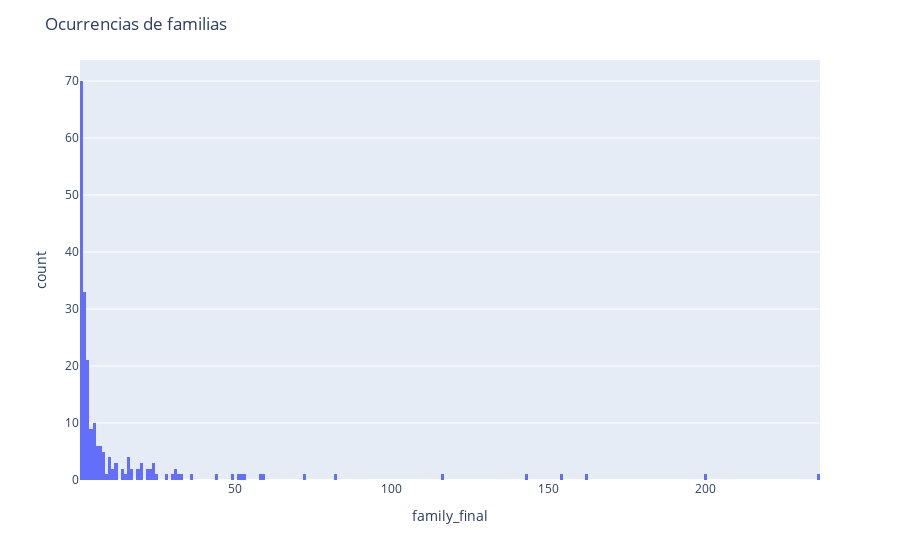

Write notebook code for a chart like this one.
### Code cell
print("Familia: \n\n",data.family_final.value_counts())
px.histogram(data.family_final.value_counts(), nbins = 239, x="family_final").update_layout(title_text="Ocurrencias de familias")

### Figure 1 — Plotly figure (JSON) as saved in the notebook; plotly's stock layout.template omitted (floating-point values rounded to 4 significant figures; data arrays with more than 128 entries replaced by an {"elided": "..."} marker saying what was removed)
{"data": [{"alignmentgroup": "True", "bingroup": "x", "hovertemplate": "family_final=%{x}<br>count=%{y}<extra></extra>", "legendgroup": "", "marker": {"color": "#636efa", "pattern": {"shape": ""}}, "name": "", "nbinsx": 239, "offsetgroup": "", "orientation": "v", "showlegend": false, "type": "histogram", "x": {"elided": "214 int values"}, "xaxis": "x", "yaxis": "y"}], "layout": {"barmode": "relative", "legend": {"tracegroupgap": 0}, "margin": {"t": 60}, "title": {"text": "Ocurrencias de familias"}, "xaxis": {"anchor": "y", "domain": [0, 1], "title": {"text": "family_final"}}, "yaxis": {"anchor": "x", "domain": [0, 1], "title": {"text": "count"}}}}
